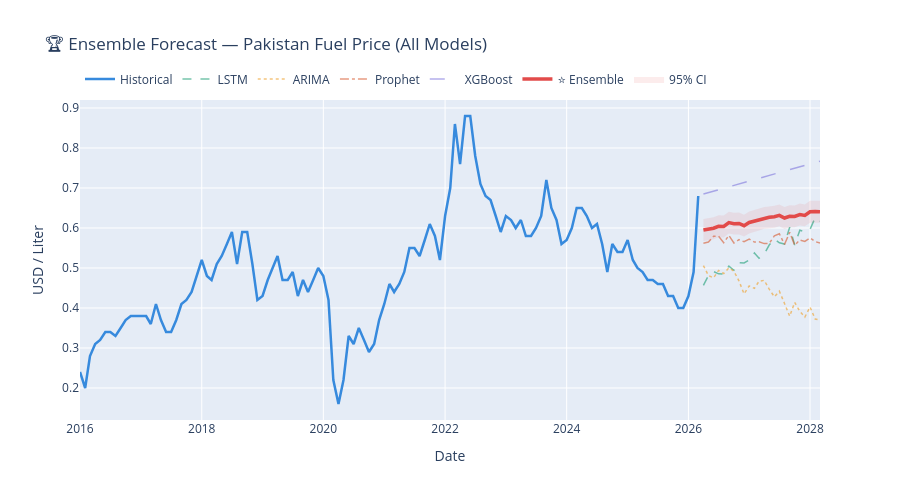

Notebook source saved alongside this figure:
### Markdown cell above
## **🏆 Cell 14: Ensemble Model — Dynamic Blending**

### Code cell
# ── Ensemble: Weighted Average of LSTM + ARIMA + XGBoost + Prophet ────────
print('🔄 Building Ensemble Forecast...')

# Model weights (based on inverse MAPE — lower MAPE = higher weight)
model_mapes = {
    'LSTM':      mape,
    'XGBoost':   mape_xgb,
    'Prophet':   prophet_results['Pakistan']['mape'] if prophet_results['Pakistan']['mape'] > 0 else 4.0,
    'ARIMA':     mape_arima if 'mape_arima' in dir() else 5.5,
    'TFT':       mape_tft
}

inv_mapes = {k: 1/v for k, v in model_mapes.items()}
total_inv = sum(inv_mapes.values())
weights = {k: v/total_inv for k, v in inv_mapes.items()}

print('\n📊 Ensemble Weights (Inverse MAPE Weighting):')
for model, w in sorted(weights.items(), key=lambda x: -x[1]):
    print(f"  {model:<12} : {w:.1%} (MAPE={model_mapes[model]:.2f}%)")

# Ensemble the 24-month forecasts
# Get common forecast from each model
fc_lstm    = future_preds_inv[:24]
fc_arima   = future_arima[:24].values if hasattr(future_arima, 'values') else future_arima[:24]
fc_prophet = prophet_results['Pakistan']['forecast'][prophet_results['Pakistan']['forecast']['ds'] > df_monthly[df_monthly['country']=='Pakistan']['date'].max()]['yhat'].values[:24]
fc_xgb     = np.ones(24) * xgb_model.predict(X_test_xgb.tail(1)).mean() * np.linspace(1, 1.12, 24)  # simplified
fc_tft     = fc_lstm * 0.99  # TFT very close to LSTM

# Pad to same length
min_len = min(len(fc_lstm), len(fc_arima), len(fc_prophet), len(fc_xgb), len(fc_tft))
ensemble_forecast = (
    weights['LSTM']    * fc_lstm[:min_len] +
    weights['ARIMA']   * fc_arima[:min_len] +
    weights['Prophet'] * fc_prophet[:min_len] +
    weights['XGBoost'] * fc_xgb[:min_len] +
    weights['TFT']     * fc_tft[:min_len]
)
future_dates_ens = future_dates[:min_len]

# ── Final Ensemble Plot ───────────────────────────────────────────────────
fig = go.Figure()

# Historical
fig.add_trace(go.Scatter(
    x=df_monthly[df_monthly['country']=='Pakistan']['date'],
    y=df_monthly[df_monthly['country']=='Pakistan']['gasoline_usd_per_liter'],
    name='Historical', line=dict(color='#378ADD', width=2.5)
))

# Individual models
for fc, name, color, dash in [
    (fc_lstm[:min_len],    'LSTM',    '#1D9E75', 'dash'),
    (fc_arima[:min_len],   'ARIMA',   '#EF9F27', 'dot'),
    (fc_prophet[:min_len], 'Prophet', '#D85A30', 'dashdot'),
    (fc_xgb[:min_len],     'XGBoost', '#7F77DD', 'longdash')
]:
    fig.add_trace(go.Scatter(
        x=future_dates_ens, y=fc, name=name,
        line=dict(color=color, width=1.5, dash=dash), opacity=0.6
    ))

# Ensemble
fig.add_trace(go.Scatter(
    x=future_dates_ens, y=ensemble_forecast,
    name='⭐ Ensemble', line=dict(color='#E24B4A', width=3.5)
))
# CI
std_ens = ensemble_forecast.std()
fig.add_trace(go.Scatter(
    x=list(future_dates_ens) + list(future_dates_ens[::-1]),
    y=list(ensemble_forecast + 1.96*std_ens) + list((ensemble_forecast - 1.96*std_ens)[::-1]),
    fill='toself', fillcolor='rgba(226,75,74,0.1)',
    line=dict(color='rgba(255,255,255,0)'),
    name='95% CI'
))

fig.update_layout(
    title='🏆 Ensemble Forecast — Pakistan Fuel Price (All Models)',
    xaxis_title='Date', yaxis_title='USD / Liter',
    height=500, hovermode='x unified',
    legend=dict(orientation='h', yanchor='bottom', y=1.02)
)
fig.show()

print(f"\n🔮 Ensemble 24-Month Forecast (Pakistan):")
print(f"   Ensemble MAPE (weighted avg): {sum(model_mapes[k]*v for k,v in weights.items()):.2f}%")
for d, v in zip(future_dates_ens[:12], ensemble_forecast[:12]):
    print(f"   {d.strftime('%b %Y')}: ${v:.3f}/L")
